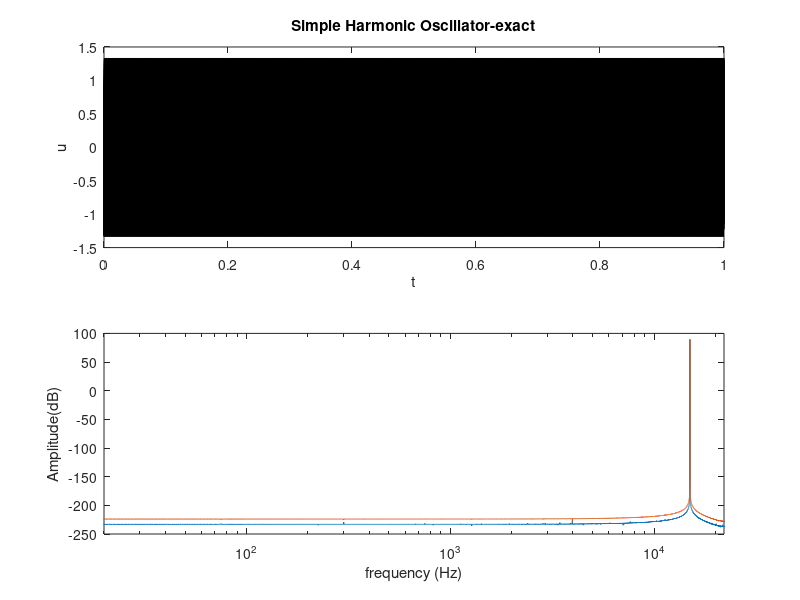

The MATLAB script that drew this image:
%%%%%%%%%%%%%%%%%%%%%%%%%%%%%%%%%%%%%%%%%%%%%%%%%%%%%%%%%%%%%%%%%%%%%%%%%%%
%%%         PBMMI:Simple harmonic oscillator(exact)
%%%         Author:Nuolin Lai
%%%         Create Date:04/02/2021
%%%         Last modify date:05/02/2021
%%%%%%%%%%%%%%%%%%%%%%%%%%%%%%%%%%%%%%%%%%%%%%%%%%%%%%%%%%%%%%%%%%%%%%%%%%%

clear all
close all

% parameters

SR = 44100;     % sample rate (Hz)
Tf = 1;         % duration (s)
f0 = 15e3;     % frequency (Hz)
u0 = 1;         % initial displacement
v0 = 0;         % initial velocity


k = 1/SR;               % time step
w0 = 2*pi*f0;           % angular frequency (rad./s)
Nf = floor(Tf*SR);      % total number of time steps

alpha = 2/w0^2/k^2-cos(w0*k)/(1-cos(w0*k));  % the scheme free parameter

b = (2-alpha*w0^2*k^2)/(1 + ((1-alpha)*w0^2*k^2)/2); %coefficient of u1

be = 2*cos(w0*k); %coefficient of u1(exact)

%assert
if(k > 2/(w0*sqrt(2*alpha-1)) && alpha >= 0.5)
    error('Stability condition violated')
end

% initialize
u2 = u0;                        % set initial displacement
u1 = u0+k*v0+k^2/2*(-w0^2*u0);  % set second displacement %3rd order

u2e = u0;                       % set initial displacement(exact)
u1e = u0+k*v0+k^2/2*(-w0^2*u0); % set second displacement(exact) %3rd order

%initialise
out = zeros(Nf,1);      % output vector
outex = zeros(Nf,1);    % output vector
er = zeros(Nf,1);       % error vector

% main loop
tic
for n=1:Nf
    u = b*u1 - u2;           % scheme update
    out(n) = u2;             % write output
    u2 = u1;                 % shift state
    u1 = u;                  % shift state
    ue = be*u1e - u2e;       % scheme update
    outex(n) = u2e;          % write output
    u2e = u1e;               % shift state
    u1e = ue;                % shift state
    er(n) = out(n)-outex(n); % calculate error
end
toc

% plot
M = length(out);
tax = [0:Nf-1]'*k;
subplot(2,1,1)
plot(tax,out,'k');
xlabel('t');
ylabel('u');
title('Simple Harmonic Oscillator-exact');
subplot(2,1,2);
spe = 20*log10(abs(fft(out)));
speex = 20*log10(abs(fft(outex)));
freq = (0:M-1)/M*SR;
semilogx(freq,spe,freq,speex);
xlabel('frequency (Hz)');
ylabel('Amplitude(dB)');
xlim([20 SR/2]);
% play sound

soundsc(out,SR)
